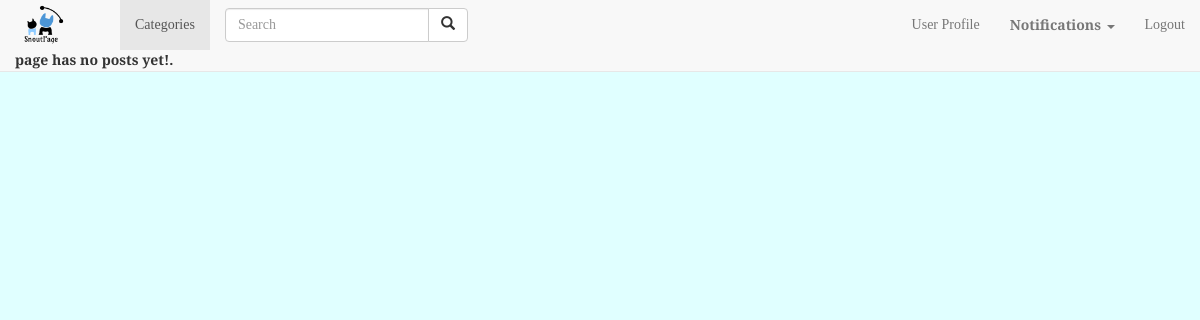
Before: / (signed in) with the older database file.
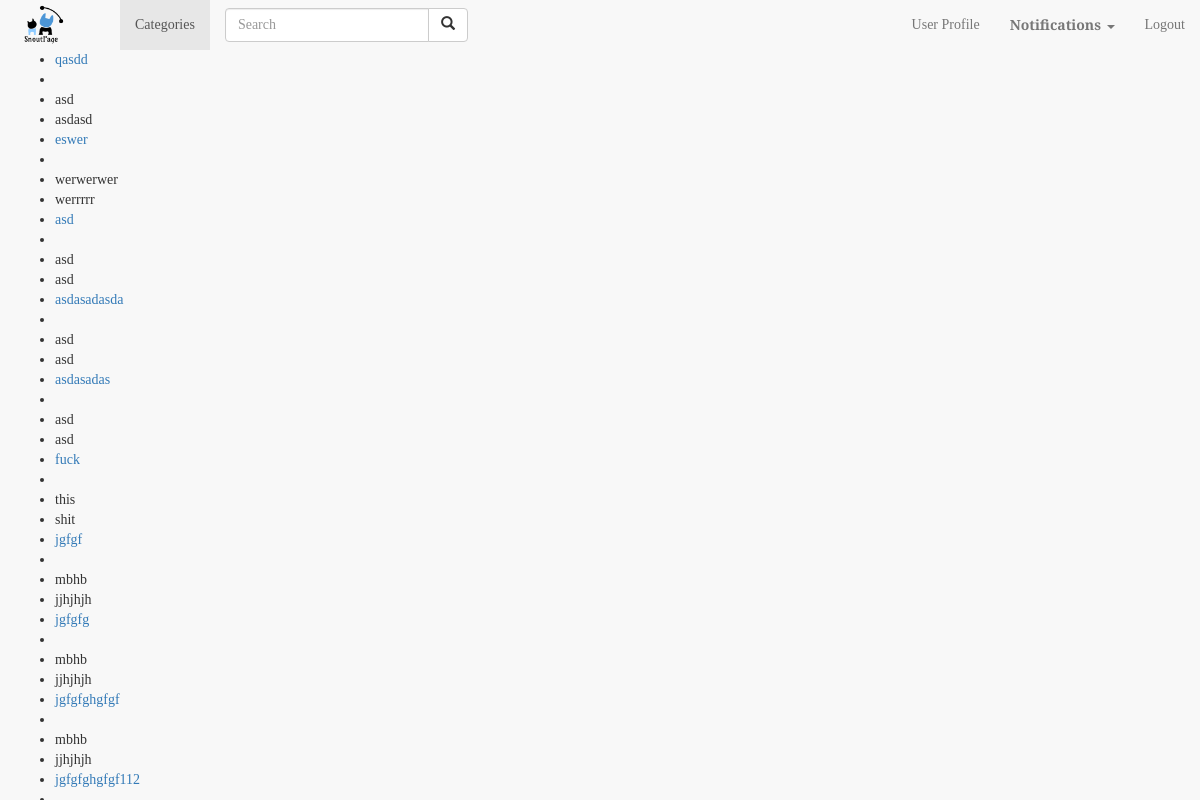
After: the same page with the newer database file.
### SnoutPage/models.py (models this page shows, shortened)
class Post(models.Model):
    slug = models.SlugField(unique=True, default=None)
    category = models.CharField(max_length=6, choices=TYPES, default="DOG")
    title = models.CharField(max_length=128, unique=True)
    description = models.CharField(max_length=300, blank=True)
    tag = models.CharField(max_length=30, blank=True)
    picture = models.ImageField(upload_to='post_images', blank=True)
    pet = models.ForeignKey(Pet, default=None)
    author = models.ForeignKey(User, default=None, on_delete=models.CASCADE)
    created_date = models.DateTimeField(default=timezone.now)

### SnoutPage/views.py (the view)
# urls.py: url(r'^$', views.index, name = 'index'),
def index(request):
    context_dict = {}
    posts = Post.objects.all()
    context_dict['posts'] = posts
    return render(request, 'SnoutPage/index.html', context_dict)

### templates/SnoutPage/index.html
{% extends 'SnoutPage/base.html' %}
{% load staticfiles %}
{% block body_block %}
<div class="row marketing">
<div id="posts">
    {% if posts %}
    <ul>
        {% for post in posts %}
	<li><a href="{% url 'post' post.slug %}">{{ post.title }}</a></li>
	<li>{{post.picture}}</li>
	<li>{{post.description}}</li>
	<li>{{post.tag}}</li>
        {% endfor %}
    </ul>
    {% else %}
    <strong>page has no posts yet!.</strong><br/>
    {% endif %}
{% endblock %}

### templates/SnoutPage/base.html (shortened to what this page needs)
<!DOCTYPE html>
{% load staticfiles %}
{% load account socialaccount %}
{% get_providers as socialaccount_providers %}}
{% load socialaccount %}
{% get_providers as socialaccount_providers %}
<html lang="en">
<head>
  <link rel="stylesheet" href="https://maxcdn.bootstrapcdn.com/bootstrap/3.3.7/css/bootstrap.min.css">
  <link rel="stylesheet" href={% static "css/styles.css" %}>
</head>
<header>
<nav class="navbar navbar-default navbar-fixed-top" id = "navbar-top">
  <div class="container-fluid">
    <div class="navbar-header">
      <a id = "logoLink"class="navbar-brand" href="{% url 'index' %}"><img class = "img-rounded" id = "logo" src="{% static "images/logo.png" %}" </a>
    </div>
	<ul class="nav navbar-nav">
      <li class="active"><a href="#">Categories</a></li>
	</ul>
    <form class="navbar-form navbar-left" action="/search">
      <div class="input-group">
        <input type="text" class="form-control" placeholder="Search" name="search">
        <div class="input-group-btn">
          <button class="btn btn-default" type="submit">
            <i class="glyphicon glyphicon-search"></i>
          </button>
        </div>
      </div>
    </form>
       <ul class="nav navbar-nav navbar-right">
		<li>
      {% if user.is_authenticated %}
		<li><a href = "{% url 'show_user_page' %}">User Profile</a></li>
		<li class="dropdown">
			<a href="#" class="dropdown-toggle" data-toggle="dropdown"><b>Notifications</b> <span class="caret"></span></a>
        </li>
		<li>
			<a href ="{% url 'logout' %}">Logout</a>
     </ul>
{% endif %}
<div class='container-fluid' id = "after-header">
{% block body_block %}
{% endblock %}
</div>
</body>
</html>

### static/css/styles.css (style rules this page uses)
#logo { height: 60px; margin-top: -20px; }
#logoLink { top:0px; left:-200px; height:40px; }
.navbar-brand { height:50px; margin-left: -15px; }
img { border: 0 none; display: inline-block; height: 50px; max-width: 100%; vertical-align: middle; }
#after-header { margin-top:50px; overflow:auto; }

Changed rows visible on the page:
added Post: title "qasdd", description "asd", tag "asdasd"
added Post: title "eswer", description "werwerwer", tag "werrrrr"
added Post: title "asd", description "asd", tag "asd"
added Post: title "asdasadasda", description "asd", tag "asd"
added Post: title "asdasadas", description "asd", tag "asd"
added Post: title "fuck", description "this", tag "shit"
added Post: title "jgfgf", description "mbhb", tag "jjhjhjh"
added Post: title "jgfgfg", description "mbhb", tag "jjhjhjh"
added Post: title "jgfgfghgfgf", description "mbhb", tag "jjhjhjh"
added Post: title "jgfgfghgfgf112"
Other visible differences:
text no longer shown: "page has no posts yet!."
